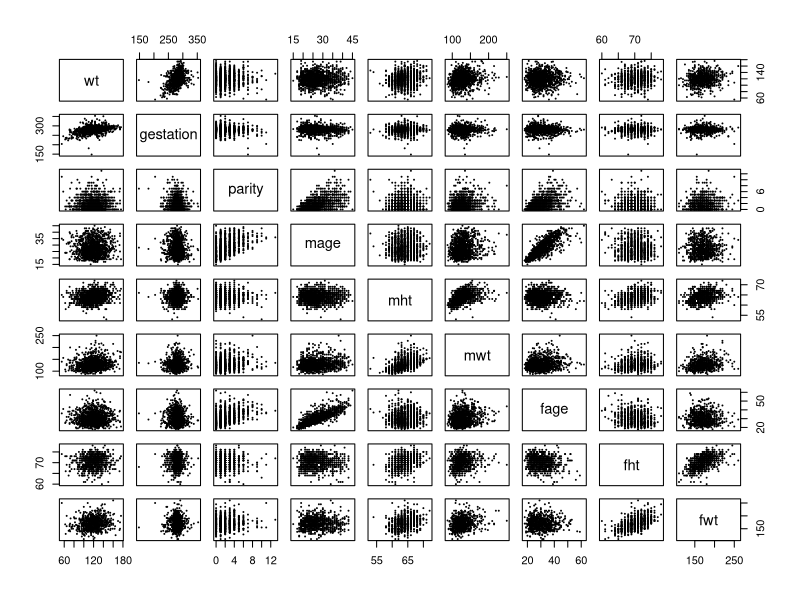
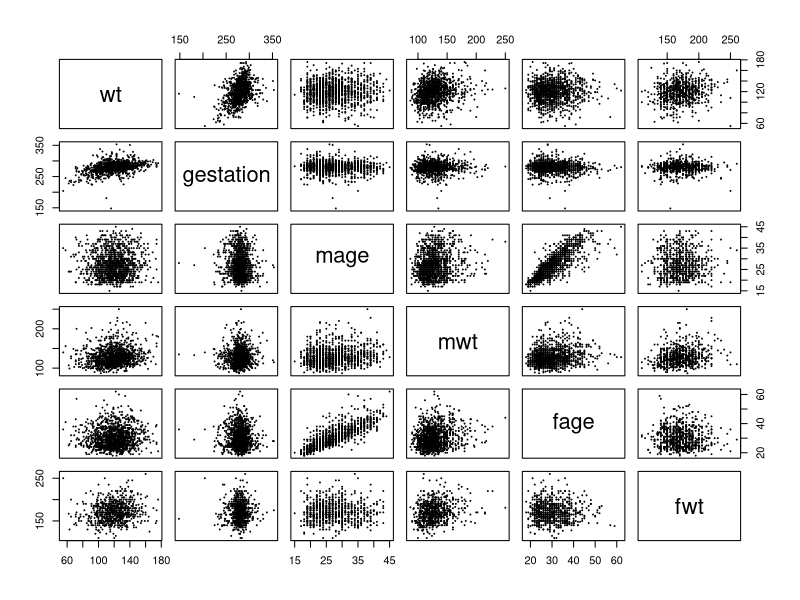
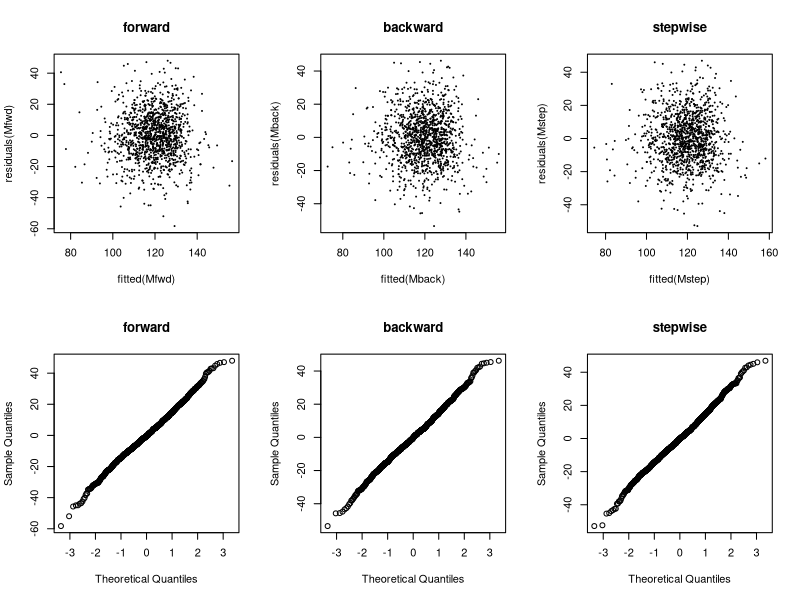
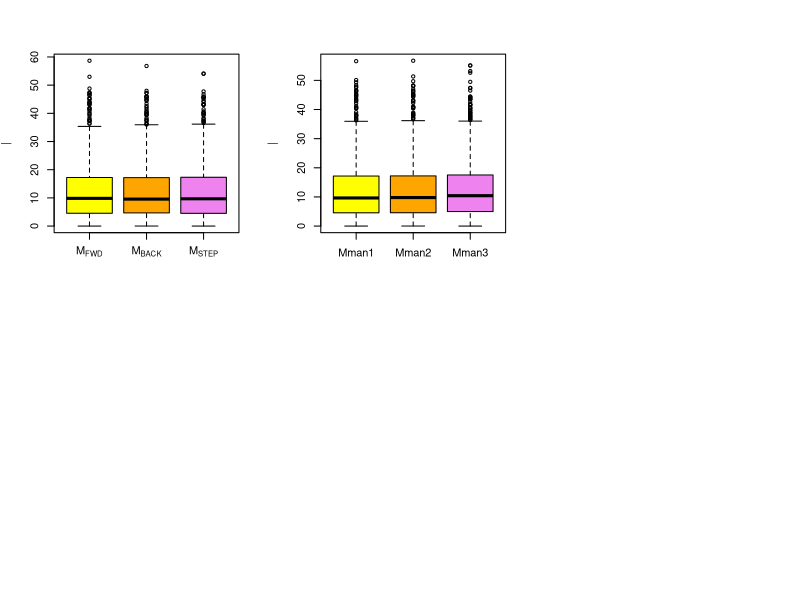
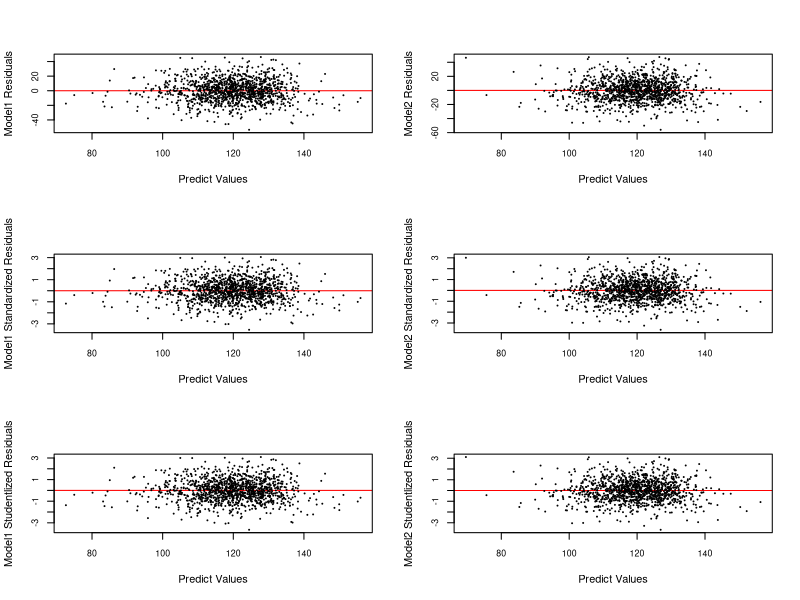
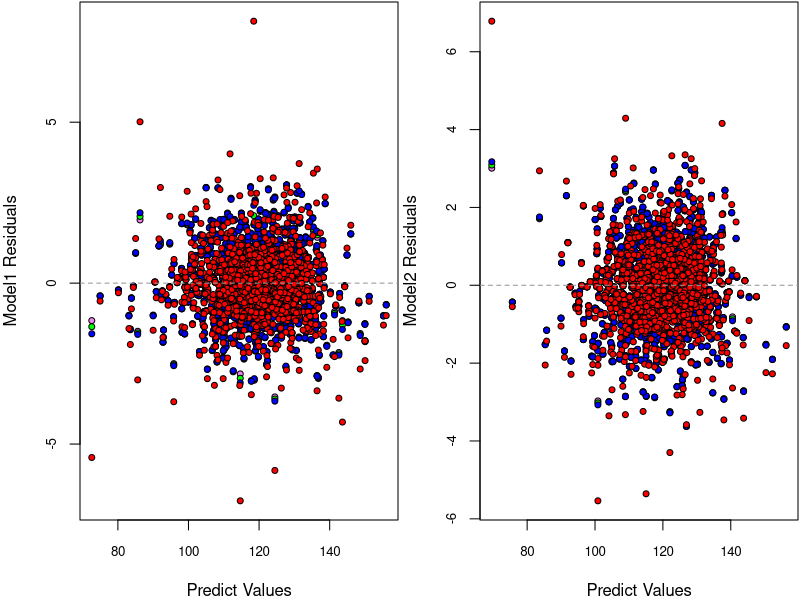
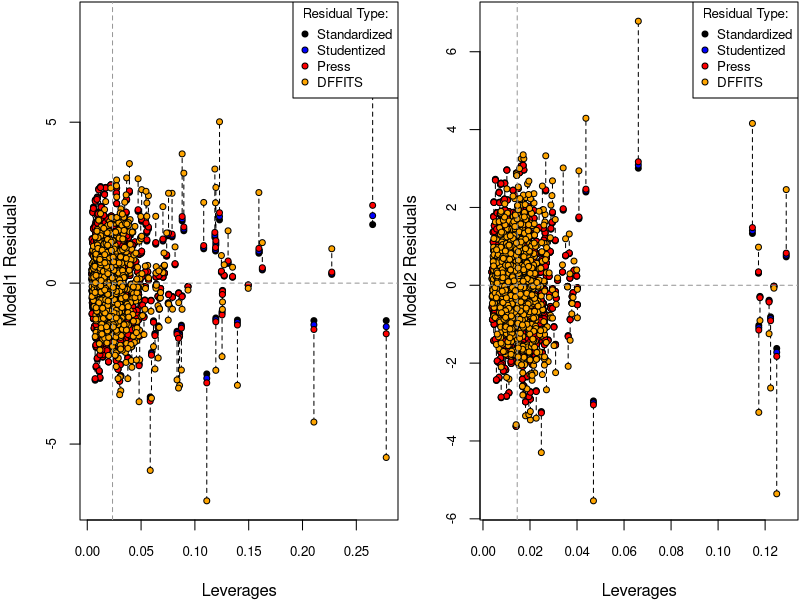
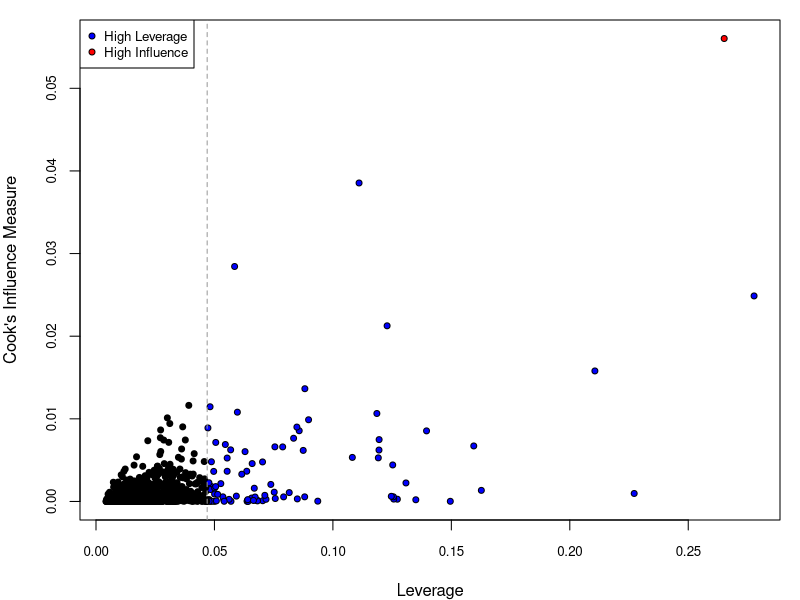

Write the R code that produced these figures, in order.
## ---- chunk 1
library(mice)
## ---- chunk 2
# data input 
chds_births <- read.csv(file = "chds_births.csv")
summary(chds_births) # first look of the data
## ---- chunk 3

# standardize the category variable marital
chds_births$marital[!chds_births$marital %in% c(1:5)] = NA

# standardize the category variable meth
chds_births$meth[chds_births$meth %in% c(0,1,2,3,4,5)] = 0
chds_births$meth[chds_births$meth %in% c(6)] = 1
chds_births$meth[chds_births$meth %in% c(7)] = 2
chds_births$meth[chds_births$meth %in% c(8)] = 3
chds_births$meth[chds_births$meth %in% c(9)] = 4
chds_births$meth[chds_births$meth %in% c(10)] = 5

# standardize the category variable feth
chds_births$feth[chds_births$feth %in% c(0,1,2,3,4,5)] = 0
chds_births$feth[chds_births$feth %in% c(6)] = 1
chds_births$feth[chds_births$feth %in% c(7)] = 2
chds_births$feth[chds_births$feth %in% c(8)] = 3
chds_births$feth[chds_births$feth %in% c(9)] = 4
chds_births$feth[chds_births$feth %in% c(10)] = 5

# change all category variables to factor instead of continues variables
chds_births$meth <- as.factor(chds_births$meth)
chds_births$med <- as.factor(chds_births$med)
chds_births$feth <- as.factor(chds_births$feth)
chds_births$fed <- as.factor(chds_births$fed)
chds_births$marital <- as.factor(chds_births$marital)
chds_births$smoke <- as.factor(chds_births$smoke)
chds_births$time <- as.factor(chds_births$time)
chds_births$number <- as.factor(chds_births$number)
## ---- chunk 4
# remove the NA by mice which method is sample
births_mice <- mice(chds_births, method = "sample", seed = 1)
births_clean <- complete(births_mice)
## ---- chunk 5
anyNA(births_clean) #check the NA after removement
## ---- chunk 6
 # since we operate by levels of the factor, for 
 # factor '0' it will be position '1' in levels

# category variable: meth
levels(births_clean$meth)
levels(births_clean$meth)[1] <- "Caucasian"
levels(births_clean$meth)[3] <- "African-American"
levels(births_clean$meth)[c(2,4,5,6)]<- "others"

# category variable: med
levels(births_clean$med)[2] <- "middle-school"
levels(births_clean$med)[3] <- "high-school"
levels(births_clean$med)[5] <- "high-school + some college"
levels(births_clean$med)[6] <- "college graduate"
levels(births_clean$med)[c(1,4,7,8)]<- "others"

# category variable: feth
levels(births_clean$feth)
levels(births_clean$feth)[1] <- "Caucasian"
levels(births_clean$feth)[3] <- "African-American"
levels(births_clean$feth)[c(2,4,5,6)]<- "others"

# category variable: fed
levels(births_clean$fed)[2] <- "middle-school"
levels(births_clean$fed)[3] <- "high-school"
levels(births_clean$fed)[5] <- "high-school + some college"
levels(births_clean$fed)[6] <- "college graduate"
levels(births_clean$fed)[c(1,4,7,8)]<- "others"

# category variable: marital
levels(births_clean$marital)[1] <- "married"
levels(births_clean$marital)[c(2,3,4,5)] <- "others"

# delete smoke 
births_clean$smoke = NULL

# category variable: time
levels(births_clean$time)[1] <- "never smoked"
levels(births_clean$time)[2] <- "still smokes"
levels(births_clean$time)[c(3,4,5,6,7,8,9,10)] <- "others"

# category variable: number
levels(births_clean$number)[1] <- "never smoked"
levels(births_clean$number)[2] <- "1-4"
levels(births_clean$number)[3] <- "5-9"
levels(births_clean$number)[6] <- "20-29"
levels(births_clean$number)[c(4,5,7,8,9,10)] <- "others"

#summary of new data
summary(births_clean)
## ---- chunk 7
# pairplot for continues data
pairs(~wt + gestation + parity + mage + mht + mwt + fage + fht + fwt,cex = .05,  data = chds_births)
## ---- chunk 8
pairs(~wt + gestation + mage + mwt + fage + fwt,cex = .05,  data = chds_births) # detailed pairplots
## ---- chunk 9
M0 <- lm(wt ~ 1, data = births_clean) # initial model
Mmax <- lm(wt ~ (.)^2 , data = births_clean) # full model
Mstart <- lm(wt ~ ., data = births_clean) #start model

# detect coefficients which are NAs
beta.max <- coef(Mmax)
names(beta.max)[is.na(beta.max)]
anyNA(coef(Mmax))
## ---- chunk 10
Mmax <- lm(wt ~ (. -marital -fed -feth -number -time - meth -med)^2 
           +marital + fed +feth +number +time + meth +med , data = births_clean) # Revised max model
Mstart <- lm(wt ~ ., data = births_clean) #start model
anyNA(coef(Mmax)) # detect coefficients which are NAs
## ---- chunk 11
# Forward selection
invisible(Mfwd <- step(object = M0,
               scope = list(lower = M0, upper = Mmax),
               direction = "forward", trace = FALSE))
## ---- chunk 12
# Backward elimination selection
Mback <- step(object = Mmax, 
              scope = list(lower = M0, upper = Mmax),
              direction = "backward", trace = FALSE)
## ---- chunk 13
# Stepwise selection
Mstep <- step(object = Mstart,
              scope = list(lower = M0, upper = Mmax),
              direction = "both", trace = FALSE)
## ---- chunk 14
c(fwd = length(coef(Mfwd)), back = length(coef(Mback)), step = length(coef(Mstep)))
Mfwd$call
Mback$call
Mstep$call
## ---- chunk 15
par(mfrow=c(2,3))
plot(fitted(Mfwd), residuals(Mfwd), main="forward", cex = .2)
plot(fitted(Mback), residuals(Mback), main="backward", cex = .2)
plot(fitted(Mstep), residuals(Mstep), main="stepwise", cex =.2)
qqnorm(residuals(Mfwd), main="forward")
qqnorm(residuals(Mback), main="backward")
qqnorm(residuals(Mstep), main="stepwise")
## ---- chunk 16
M1 <- Mfwd
M2 <- Mback
M3 <- Mstep
Mnames <- expression(M[FWD], M[BACK], M[STEP])

# press for 3 automated models
press1 <- resid(M1)/(1-hatvalues(M1))
press2 <- resid(M2)/(1-hatvalues(M2))
press3 <- resid(M3)/(1-hatvalues(M3))
PRESS = c(sum(press1^2), sum(press2^2), sum(press3^2))

# R^2 for 3 automated models
r_square1 <- summary(Mfwd)$r.squared
r_square2 <- summary(Mback)$r.squared
r_square3 <- summary(Mstep)$r.squared
R_Squared <- c(r_square1,r_square2,r_square3)

# Adjusted R^2 for 3 automated models
r_adj_square1 <- summary(M1)$adj.r.squared
r_adj_square2 <- summary(M2)$adj.r.squared
r_adj_square3 <- summary(M3)$adj.r.squared
R_adj_Squared <- c(r_adj_square1,r_adj_square2,r_adj_square3)

# AIC for 3 automated models
AIC1 <- AIC(M1)
AIC2 <- AIC(M2)
AIC3 <- AIC(M3)
AIC = c(AIC1,AIC2,AIC3)

# display results
disp <- rbind(AIC,PRESS,R_Squared,R_adj_Squared)
colnames(disp) <- Mnames
disp

#plot PRESS statistics
boxplot(x = list(abs(press1),abs(press2),abs(press3)), names = Mnames,
        ylab = expression("|", PRESS[i], "|"),col = c("yellow","orange","violet"))
              
              
## ---- chunk 17
Mman1 <- lm(formula = wt ~ gestation + parity + meth + mage + mht + mwt + 
    fht + fwt + income + time + number,  data = births_clean)
Mman2 <- lm(formula = wt ~ gestation + parity + mage + mht + mwt + fage + 
    fht + fwt + income + number + time + meth,  data = births_clean)
Mman3 <- lm(formula = wt ~ gestation + mage + fage  + time + number + meth + feth, 
            data = births_clean)
## ---- chunk 18
Mnames <- expression(Mman1, Mman2, Mman3)
# press for 3 manual models
press1 <- resid(Mman1)/(1-hatvalues(Mman1))
press2 <- resid(Mman2)/(1-hatvalues(Mman2))
press3 <- resid(Mman3)/(1-hatvalues(Mman3))
PRESS = c(sum(press1^2), sum(press2^2), sum(press3^2))

# R^2 for 3 manual models
r_square1 <- summary(Mman1)$r.squared
r_square2 <- summary(Mman2)$r.squared
r_square3 <- summary(Mman3)$r.squared
R_Squared <- c(r_square1,r_square2,r_square3)

# Adjusted R^2 for 3 manual models
r_adj_square1 <- summary(Mman1)$adj.r.squared
r_adj_square2 <- summary(Mman2)$adj.r.squared
r_adj_square3 <- summary(Mman3)$adj.r.squared
R_adj_Squared <- c(r_adj_square1,r_adj_square2,r_adj_square3)


# AIC for 3 manual models
AIC1 <- AIC(Mman1)
AIC2 <- AIC(Mman2)
AIC3 <- AIC(Mman3)
AIC = c(AIC1,AIC2,AIC3)

# display results
disp <- rbind(AIC,PRESS,R_Squared,R_adj_Squared)
colnames(disp) <- Mnames
disp

#plot PRESS statistics
boxplot(x = list(abs(press1),abs(press2),abs(press3)), names = Mnames,
        ylab = expression("|", PRESS[i], "|"),col = c("yellow","orange","violet"))
## ---- chunk 19
Model1 <- Mback
Model2 <- Mman2

h1 <- hatvalues(Model1) # hat matrix for model1 
h2 <- hatvalues(Model2) # hat matrix for model2 

y1.hat <- predict(Model1) # predicted values for model1 
y2.hat <- predict(Model2) # predicted values for model2
## ---- chunk 20
Re1 <- residuals(Model1) # Residual for model1
Re2 <- residuals(Model2) # Residual for model2

StanRe1 <- Re1/sigma(Model1) # Standard Residual for model1
StanRe2 <- Re2/sigma(Model2) # Standard Residual for model2

StudRe1 <- StanRe1 / sqrt(1-hatvalues(Model1)) # Studentized Residual for model1
StudRe2 <- StanRe2 / sqrt(1-hatvalues(Model2)) # Studentized Residual for model2


par(mfrow=c(3,2))
## Residual plots
plot(predict(Model1), Re1, xlab = "Predict Values", ylab = "Model1 Residuals", cex.axis = .8, cex = .2,
     abline(h = mean(Re1), col = "red"))
plot(predict(Model2), Re2, xlab = "Predict Values", ylab = "Model2 Residuals", cex.axis = .8, cex = .2,
     abline(h = mean(Re2), col = "red"))

## Standlized residual plots
plot(predict(Model1), StanRe1, xlab = "Predict Values", ylab = "Model1 Standardized Residuals", cex.axis = .8,
     cex = .2, abline(h = mean(StanRe1), col = "red"))
plot(predict(Model2), StanRe2, xlab = "Predict Values", ylab = "Model2 Standardized Residuals", cex.axis = .8,
     cex = .2, abline(h = mean(StanRe2), col = "red"))

## Studentlized residuals plots
plot(predict(Model1), StudRe1, xlab = "Predict Values", ylab = "Model1 Studentlized Residuals", cex.axis = .8,
     cex = .2, abline(h = mean(StudRe1), col = "red"))
plot(predict(Model2), StudRe2, xlab = "Predict Values", ylab = "Model2 Studentlized Residuals", cex.axis = .8,
     cex = .2, abline(h = mean(StudRe2), col = "red"))
## ---- chunk 21
press_model1 <- Re1/(1 - hatvalues(Model1)) #press for model1
press_model2 <- Re2/(1 - hatvalues(Model2)) #press for model2
## ---- chunk 22
dfts1 <- dffits(Model1) #DFFITS for model1
dfts2 <- dffits(Model2) #DFFITS for model2
## ---- chunk 23
# standlize each of these
p1 <- length(coef(Model1))
n1 <- nobs(Model1)
hbar1 <- p1/n1
StudRe1.stan <- StudRe1 * sqrt(1-hbar1)
press_model1.stan <- press_model1*(1-hbar1)/sigma(Model1)
dfts1.stan <- dfts1*(1-hbar1)/sqrt(hbar1)


# plots all 
par(mfrow = c(1,2), mar = c(4,4,.1,.1))
plot(predict(Model1), rep(0, length(predict(Model1))),
     type = "n",
     ylim = range(StanRe1,StudRe1.stan,dfts1.stan,press_model1.stan),
     xlab = "Predict Values", 
     ylab = "Model1 Residuals", 
     cex.axis = .8)
segments(x0 = h1,
        y0 = pmin(StanRe1, StudRe1.stan, press_model1.stan, dfts1.stan),
        y1 = pmax(StanRe1, StudRe1.stan, press_model1.stan, dfts1.stan),
        lty = 2)
points(predict(Model1), StanRe1, pch = 21, bg = "violet", cex = .8)
points(predict(Model1), StudRe1.stan, pch = 21, bg = "green", cex = .8)
points(predict(Model1), press_model1.stan, pch = 21, bg = "blue", cex = .8)
points(predict(Model1), dfts1.stan, pch = 21, bg = "red", cex = .8)
abline(h = 0, col = "grey60", lty =2) #horizontal line

## model2
# standlize each of these
p2 <- length(coef(Model2))
n2 <- nobs(Model2)
hbar2 <- p2/n2
StudRe2.stan <- StudRe2 * sqrt(1-hbar2)
press_model2.stan <- press_model2*(1-hbar2)/sigma(Model2)
dfts2.stan <- dfts2*(1-hbar2)/sqrt(hbar2)

# plots all 
plot(predict(Model2), rep(0, length(predict(Model2))),
     type = "n",
     ylim = range(StanRe2,StudRe2.stan,dfts2.stan,press_model2.stan),
     xlab = "Predict Values", 
     ylab = "Model2 Residuals", 
     cex.axis = .8)
segments(x0 = h2,
        y0 = pmin(StanRe2, StudRe2.stan, press_model2.stan, dfts2.stan),
        y1 = pmax(StanRe2, StudRe2.stan, press_model2.stan, dfts2.stan),
        lty = 2)
points(predict(Model2), StanRe2, pch = 21, bg = "violet", cex = .8)
points(predict(Model2), StudRe2.stan, pch = 21, bg = "green", cex = .8)
points(predict(Model2), press_model2.stan, pch = 21, bg = "blue", cex = .8)
points(predict(Model2), dfts2.stan, pch = 21, bg = "red", cex = .8)
abline(h = 0, col = "grey60", lty =2) #horizontal line



# plots Residuals vs Leverages
# model1
plot(h1, rep(0, length(y1.hat)), type = "n", cex.axis = .8, 
     ylim = range(StanRe1, StudRe1.stan, press_model1.stan, dfts1.stan),
     xlab = "Leverages", ylab = "Model1 Residuals")
segments(x0 = h1,
        y0 = pmin(StanRe1, StudRe1.stan, press_model1.stan, dfts1.stan),
        y1 = pmax(StanRe1, StudRe1.stan, press_model1.stan, dfts1.stan),
        lty = 2)
points(h1, StanRe1, pch = 21, bg = "black", cex =.8)
points(h1, StudRe1.stan, pch = 21, bg = "blue", cex =.8)
points(h1,press_model1.stan, pch = 21, bg = "red", cex = .8)
points(h1,dfts1.stan, pch = 21, bg = "orange", cex = .8)
abline(v = hbar1, col = "grey60", lty = 2)
abline(h = 0, col = "grey60", lty =2) #horizontal line
legend("topright",legend = c("Standardized", "Studentized","Press","DFFITS"), pch = 21, pt.bg = c("black", "blue", "red", "orange"), title = "Residual Type:", cex = .8, pt.cex =.8)

# model2
plot(h2, rep(0, length(y2.hat)), type = "n", cex.axis = .8, 
     ylim = range(StanRe2, StudRe2.stan, press_model2.stan, dfts2.stan),
     xlab = "Leverages", ylab = "Model2 Residuals")
segments(x0 = h2,
        y0 = pmin(StanRe2, StudRe2.stan, press_model2.stan, dfts2.stan),
        y1 = pmax(StanRe2, StudRe2.stan, press_model2.stan, dfts2.stan),
        lty = 2)
points(h2, StanRe2, pch = 21, bg = "black", cex =.8)
points(h2, StudRe2.stan, pch = 21, bg = "blue", cex =.8)
points(h2,press_model2.stan, pch = 21, bg = "red", cex = .8)
points(h2,dfts2.stan, pch = 21, bg = "orange", cex = .8)
abline(v = hbar2, col = "grey60", lty = 2)
abline(h = 0, col = "grey60", lty =2) #horizontal line
legend("topright",legend = c("Standardized", "Studentized","Press","DFFITS"), pch = 21, pt.bg = c("black", "blue", "red", "orange"), title = "Residual Type:", cex = .8, pt.cex =.8)   
## ---- chunk 24
# compute leverage

h1 <- hatvalues(Model1)
h2 <- hatvalues(Model2)

D1 <- cooks.distance(Model1)
D2 <- cooks.distance(Model2)

infl1.ind <- which.max(D1)
infl2.ind <- which.max(D2)

lev1.ind <- h1 > 2*hbar1
lev2.ind <- h2 > 2*hbar2

clrs <- rep("black", len = nobs(Model1))
clrs[lev1.ind] <- "blue"
clrs[infl1.ind] <-"red"
par(mfrow = c(1,1), mar = c(4,4,1,1))
cex <- .8
plot(h1,D1,xlab = "Leverage", ylab = "Cook's Influence Measure", pch = 21, bg = clrs, cex = cex, cex.axis = cex)
abline(v = 2*hbar1, col = "grey60", lty = 2)
legend("topleft", legend = c("High Leverage", "High Influence"), pch = 21, pt.bg = c("blue", "red"),cex = cex, pt.cex = cex)

clrs <- rep("black", len = nobs(Model1))
clrs[lev2.ind] <- "blue"
clrs[infl2.ind] <-"red"
par(mfrow = c(1,1), mar = c(4,4,1,1))
cex <- .8
plot(h2,D2,xlab = "Leverage", ylab = "Cook's Influence Measure", pch = 21, bg = clrs, cex = cex, cex.axis = cex)
abline(v = 2*hbar2, col = "grey60", lty = 2)
legend("topleft", legend = c("High Leverage", "High Influence"), pch = 21, pt.bg = c("blue", "red"),cex = cex, pt.cex = cex)

## ---- chunk 25
plot(predict(Model1), resid(Model1))
entry1 <- which.max(abs(resid(Model1)))
entry1
## ---- chunk 26
M1 <- Model1
M2 <- Model2
Mnames_new <- expression(M[Candidate1],M[Candidate2])
# Cross-validation setup
nreps <- 2e3 # number of replications
ntot <- nrow(births_clean) # total number of observations
ntrain <- floor(0.7 * ntot) # size of training set
ntest <- ntot-ntrain # size of test set
mspe1 <- rep(NA, nreps) # sum-of-square errors for each CV replication
mspe2 <- rep(NA, nreps)
logLambda <- rep(NA, nreps) # log-likelihod ratio statistic for each replication
for(ii in 1:nreps) {
  # randomly select training observations
  train.ind <- sample(ntot, ntrain) # training observations
  # refit the models on the subset of training data; ?update for details!
  M1.cv <- update(M1, subset = train.ind)
  M2.cv <- update(M2, subset = train.ind)
  # out-of-sample residuals for both models
  # that is, testing data - predictions with training parameters
  M1.res <- births_clean$wt[-train.ind] -
            predict(M1.cv, newdata = births_clean[-train.ind,])
  M2.res <- births_clean$wt[-train.ind] -
            predict(M2.cv, newdata = births_clean[-train.ind,])
  # mean-square prediction errors
  mspe1[ii] <- mean(M1.res^2)
  mspe2[ii] <- mean(M2.res^2)
  # out-of-sample likelihood ratio
  M1.sigma <- sqrt(sum(resid(M1.cv)^2)/ntrain) # MLE of sigma
  M2.sigma <- sqrt(sum(resid(M2.cv)^2)/ntrain)
  # since res = y - pred, dnorm(y, pred, sd) = dnorm(res, 0, sd)
  logLambda[ii] <- sum(dnorm(M1.res, mean = 0, sd = M1.sigma, log = TRUE))
  logLambda[ii] <- logLambda[ii] -
                   sum(dnorm(M2.res, mean = 0, sd = M2.sigma, log = TRUE))
}
# plot rMSPE and out-of-sample log
par(mfrow = c(1,2))
par(mar = c(4.5, 4.5, .1, .1))
boxplot(x = list(sqrt(mspe1), sqrt(mspe2)), 
        names = Mnames_new, cex = .7,
        ylab = expression(sqrt(MSPE)), col = c("yellow", "orange"))
hist(logLambda, breaks = 50, freq = FALSE,
     xlab = expression(Lambda^{test}),
     main = "", cex = .7)
abline(v = mean(logLambda), col = "red") # average value
## ---- chunk 27

library(mice)

# data input 
chds_births <- read.csv(file = "chds_births.csv")
summary(chds_births) # first look of the data


# standardize the category variable marital
chds_births$marital[!chds_births$marital %in% c(1:5)] = NA

# standardize the category variable meth
chds_births$meth[chds_births$meth %in% c(0,1,2,3,4,5)] = 0
chds_births$meth[chds_births$meth %in% c(6)] = 1
chds_births$meth[chds_births$meth %in% c(7)] = 2
chds_births$meth[chds_births$meth %in% c(8)] = 3
chds_births$meth[chds_births$meth %in% c(9)] = 4
chds_births$meth[chds_births$meth %in% c(10)] = 5

# standardize the category variable feth
chds_births$feth[chds_births$feth %in% c(0,1,2,3,4,5)] = 0
chds_births$feth[chds_births$feth %in% c(6)] = 1
chds_births$feth[chds_births$feth %in% c(7)] = 2
chds_births$feth[chds_births$feth %in% c(8)] = 3
chds_births$feth[chds_births$feth %in% c(9)] = 4
chds_births$feth[chds_births$feth %in% c(10)] = 5

# change all category variables to factor instead of continues variables
chds_births$meth <- as.factor(chds_births$meth)
chds_births$med <- as.factor(chds_births$med)
chds_births$feth <- as.factor(chds_births$feth)
chds_births$fed <- as.factor(chds_births$fed)
chds_births$marital <- as.factor(chds_births$marital)
chds_births$smoke <- as.factor(chds_births$smoke)
chds_births$time <- as.factor(chds_births$time)
chds_births$number <- as.factor(chds_births$number)

# remove the NA by mice which method is sample
births_mice <- mice(chds_births, method = "sample", seed = 1)
births_clean <- complete(births_mice)

anyNA(births_clean) #check the NA after removement

 # since we operate by levels of the factor, for 
 # factor '0' it will be position '1' in levels

# category variable: meth
levels(births_clean$meth)
levels(births_clean$meth)[1] <- "Caucasian"
levels(births_clean$meth)[3] <- "African-American"
levels(births_clean$meth)[c(2,4,5,6)]<- "others"

# category variable: med
levels(births_clean$med)[2] <- "middle-school"
levels(births_clean$med)[3] <- "high-school"
levels(births_clean$med)[5] <- "high-school + some college"
levels(births_clean$med)[6] <- "college graduate"
levels(births_clean$med)[c(1,4,7,8)]<- "others"

# category variable: feth
levels(births_clean$feth)
levels(births_clean$feth)[1] <- "Caucasian"
levels(births_clean$feth)[3] <- "African-American"
levels(births_clean$feth)[c(2,4,5,6)]<- "others"

# category variable: fed
levels(births_clean$fed)[2] <- "middle-school"
levels(births_clean$fed)[3] <- "high-school"
levels(births_clean$fed)[5] <- "high-school + some college"
levels(births_clean$fed)[6] <- "college graduate"
levels(births_clean$fed)[c(1,4,7,8)]<- "others"

# category variable: marital
levels(births_clean$marital)[1] <- "married"
levels(births_clean$marital)[c(2,3,4,5)] <- "others"

# delete smoke 
births_clean$smoke = NULL

# category variable: time
levels(births_clean$time)[1] <- "never smoked"
levels(births_clean$time)[2] <- "still smokes"
levels(births_clean$time)[c(3,4,5,6,7,8,9,10)] <- "others"

# category variable: number
levels(births_clean$number)[1] <- "never smoked"
levels(births_clean$number)[2] <- "1-4"
levels(births_clean$number)[3] <- "5-9"
levels(births_clean$number)[6] <- "20-29"
levels(births_clean$number)[c(4,5,7,8,9,10)] <- "others"

#summary of new data
summary(births_clean)

# pairplot for continues data
pairs(~wt + gestation + parity + mage + mht + mwt + fage + fht + fwt,cex = .05,  data = chds_births)

pairs(~wt + gestation + mage + mwt + fage + fwt,cex = .05,  data = chds_births) # detailed pairplots

M0 <- lm(wt ~ 1, data = births_clean) # initial model
Mmax <- lm(wt ~ (.)^2 , data = births_clean) # full model
Mstart <- lm(wt ~ ., data = births_clean) #start model

# detect coefficients which are NAs
beta.max <- coef(Mmax)
names(beta.max)[is.na(beta.max)]
anyNA(coef(Mmax))

Mmax <- lm(wt ~ (. -marital -fed -feth -number -time - meth -med)^2 
           +marital + fed +feth +number +time + meth +med , data = births_clean) # Revised max model
Mstart <- lm(wt ~ ., data = births_clean) #start model
anyNA(coef(Mmax)) # detect coefficients which are NAs

# Forward selection
invisible(Mfwd <- step(object = M0,
               scope = list(lower = M0, upper = Mmax),
               direction = "forward", trace = FALSE))

# Backward elimination selection
Mback <- step(object = Mmax, 
              scope = list(lower = M0, upper = Mmax),
              direction = "backward", trace = FALSE)

# Stepwise selection
Mstep <- step(object = Mstart,
              scope = list(lower = M0, upper = Mmax),
              direction = "both", trace = FALSE)

c(fwd = length(coef(Mfwd)), back = length(coef(Mback)), step = length(coef(Mstep)))
Mfwd$call
Mback$call
Mstep$call

par(mfrow=c(2,3))
plot(fitted(Mfwd), residuals(Mfwd), main="forward", cex = .2)
plot(fitted(Mback), residuals(Mback), main="backward", cex = .2)
plot(fitted(Mstep), residuals(Mstep), main="stepwise", cex =.2)
qqnorm(residuals(Mfwd), main="forward")
qqnorm(residuals(Mback), main="backward")
qqnorm(residuals(Mstep), main="stepwise")

M1 <- Mfwd
M2 <- Mback
M3 <- Mstep
Mnames <- expression(M[FWD], M[BACK], M[STEP])

# press for 3 automated models
press1 <- resid(M1)/(1-hatvalues(M1))
press2 <- resid(M2)/(1-hatvalues(M2))
press3 <- resid(M3)/(1-hatvalues(M3))
PRESS = c(sum(press1^2), sum(press2^2), sum(press3^2))

# R^2 for 3 automated models
r_square1 <- summary(Mfwd)$r.squared
r_square2 <- summary(Mback)$r.squared
r_square3 <- summary(Mstep)$r.squared
R_Squared <- c(r_square1,r_square2,r_square3)

# Adjusted R^2 for 3 automated models
r_adj_square1 <- summary(M1)$adj.r.squared
r_adj_square2 <- summary(M2)$adj.r.squared
r_adj_square3 <- summary(M3)$adj.r.squared
R_adj_Squared <- c(r_adj_square1,r_adj_square2,r_adj_square3)

# AIC for 3 automated models
AIC1 <- AIC(M1)
AIC2 <- AIC(M2)
AIC3 <- AIC(M3)
AIC = c(AIC1,AIC2,AIC3)

# display results
disp <- rbind(AIC,PRESS,R_Squared,R_adj_Squared)
colnames(disp) <- Mnames
disp

#plot PRESS statistics
boxplot(x = list(abs(press1),abs(press2),abs(press3)), names = Mnames,
        ylab = expression("|", PRESS[i], "|"),col = c("yellow","orange","violet"))

Mman1 <- lm(formula = wt ~ gestation + parity + meth + mage + mht + mwt + 
    fht + fwt + income + time + number,  data = births_clean)
Mman2 <- lm(formula = wt ~ gestation + parity + mage + mht + mwt + fage + 
    fht + fwt + income + number + time + meth,  data = births_clean)
Mman3 <- lm(formula = wt ~ gestation + mage + fage  + time + number + meth + feth, 
            data = births_clean)

Mnames <- expression(Mman1, Mman2, Mman3)
# press for 3 manual models
press1 <- resid(Mman1)/(1-hatvalues(Mman1))
press2 <- resid(Mman2)/(1-hatvalues(Mman2))
press3 <- resid(Mman3)/(1-hatvalues(Mman3))
PRESS = c(sum(press1^2), sum(press2^2), sum(press3^2))

# R^2 for 3 manual models
r_square1 <- summary(Mman1)$r.squared
r_square2 <- summary(Mman2)$r.squared
r_square3 <- summary(Mman3)$r.squared
R_Squared <- c(r_square1,r_square2,r_square3)

# Adjusted R^2 for 3 manual models
r_adj_square1 <- summary(Mman1)$adj.r.squared
r_adj_square2 <- summary(Mman2)$adj.r.squared
r_adj_square3 <- summary(Mman3)$adj.r.squared
R_adj_Squared <- c(r_adj_square1,r_adj_square2,r_adj_square3)


# AIC for 3 manual models
AIC1 <- AIC(Mman1)
AIC2 <- AIC(Mman2)
AIC3 <- AIC(Mman3)
AIC = c(AIC1,AIC2,AIC3)

# display results
disp <- rbind(AIC,PRESS,R_Squared,R_adj_Squared)
colnames(disp) <- Mnames
disp

#plot PRESS statistics
boxplot(x = list(abs(press1),abs(press2),abs(press3)), names = Mnames,
        ylab = expression("|", PRESS[i], "|"),col = c("yellow","orange","violet"))

Model1 <- Mback
Model2 <- Mman2

h1 <- hatvalues(Model1) # hat matrix for model1 
h2 <- hatvalues(Model2) # hat matrix for model2 

y1.hat <- predict(Model1) # predicted values for model1 
y2.hat <- predict(Model2) # predicted values for model2

Re1 <- residuals(Model1) # Residual for model1
Re2 <- residuals(Model2) # Residual for model2

StanRe1 <- Re1/sigma(Model1) # Standard Residual for model1
StanRe2 <- Re2/sigma(Model2) # Standard Residual for model2

StudRe1 <- StanRe1 / sqrt(1-hatvalues(Model1)) # Studentized Residual for model1
StudRe2 <- StanRe2 / sqrt(1-hatvalues(Model2)) # Studentized Residual for model2


par(mfrow=c(3,2))
## Residual plots
plot(predict(Model1), Re1, xlab = "Predict Values", ylab = "Model1 Residuals", cex.axis = .8, cex = .2,
     abline(h = mean(Re1), col = "red"))
plot(predict(Model2), Re2, xlab = "Predict Values", ylab = "Model2 Residuals", cex.axis = .8, cex = .2,
     abline(h = mean(Re2), col = "red"))

## Standlized residual plots
plot(predict(Model1), StanRe1, xlab = "Predict Values", ylab = "Model1 Standardized Residuals", cex.axis = .8,
     cex = .2, abline(h = mean(StanRe1), col = "red"))
plot(predict(Model2), StanRe2, xlab = "Predict Values", ylab = "Model2 Standardized Residuals", cex.axis = .8,
     cex = .2, abline(h = mean(StanRe2), col = "red"))

## Studentlized residuals plots
plot(predict(Model1), StudRe1, xlab = "Predict Values", ylab = "Model1 Studentlized Residuals", cex.axis = .8,
     cex = .2, abline(h = mean(StudRe1), col = "red"))
plot(predict(Model2), StudRe2, xlab = "Predict Values", ylab = "Model2 Studentlized Residuals", cex.axis = .8,
     cex = .2, abline(h = mean(StudRe2), col = "red"))

press_model1 <- Re1/(1 - hatvalues(Model1)) #press for model1
press_model2 <- Re2/(1 - hatvalues(Model2)) #press for model2

dfts1 <- dffits(Model1) #DFFITS for model1
dfts2 <- dffits(Model2) #DFFITS for model2

# standlize each of these
p1 <- length(coef(Model1))
n1 <- nobs(Model1)
hbar1 <- p1/n1
StudRe1.stan <- StudRe1 * sqrt(1-hbar1)
press_model1.stan <- press_model1*(1-hbar1)/sigma(Model1)
dfts1.stan <- dfts1*(1-hbar1)/sqrt(hbar1)


# plots all 
par(mfrow = c(1,2), mar = c(4,4,.1,.1))
plot(predict(Model1), rep(0, length(predict(Model1))),
     type = "n",
     ylim = range(StanRe1,StudRe1.stan,dfts1.stan,press_model1.stan),
     xlab = "Predict Values", 
     ylab = "Model1 Residuals", 
     cex.axis = .8)
segments(x0 = h1,
        y0 = pmin(StanRe1, StudRe1.stan, press_model1.stan, dfts1.stan),
        y1 = pmax(StanRe1, StudRe1.stan, press_model1.stan, dfts1.stan),
        lty = 2)
points(predict(Model1), StanRe1, pch = 21, bg = "violet", cex = .8)
points(predict(Model1), StudRe1.stan, pch = 21, bg = "green", cex = .8)
points(predict(Model1), press_model1.stan, pch = 21, bg = "blue", cex = .8)
points(predict(Model1), dfts1.stan, pch = 21, bg = "red", cex = .8)
abline(h = 0, col = "grey60", lty =2) #horizontal line

## model2
# standlize each of these
p2 <- length(coef(Model2))
n2 <- nobs(Model2)
hbar2 <- p2/n2
StudRe2.stan <- StudRe2 * sqrt(1-hbar2)
press_model2.stan <- press_model2*(1-hbar2)/sigma(Model2)
dfts2.stan <- dfts2*(1-hbar2)/sqrt(hbar2)

# plots all 
plot(predict(Model2), rep(0, length(predict(Model2))),
     type = "n",
     ylim = range(StanRe2,StudRe2.stan,dfts2.stan,press_model2.stan),
     xlab = "Predict Values", 
     ylab = "Model2 Residuals", 
     cex.axis = .8)
segments(x0 = h2,
        y0 = pmin(StanRe2, StudRe2.stan, press_model2.stan, dfts2.stan),
        y1 = pmax(StanRe2, StudRe2.stan, press_model2.stan, dfts2.stan),
        lty = 2)
points(predict(Model2), StanRe2, pch = 21, bg = "violet", cex = .8)
points(predict(Model2), StudRe2.stan, pch = 21, bg = "green", cex = .8)
points(predict(Model2), press_model2.stan, pch = 21, bg = "blue", cex = .8)
points(predict(Model2), dfts2.stan, pch = 21, bg = "red", cex = .8)
abline(h = 0, col = "grey60", lty =2) #horizontal line



# plots Residuals vs Leverages
# model1
plot(h1, rep(0, length(y1.hat)), type = "n", cex.axis = .8, 
     ylim = range(StanRe1, StudRe1.stan, press_model1.stan, dfts1.stan),
     xlab = "Leverages", ylab = "Model1 Residuals")
segments(x0 = h1,
        y0 = pmin(StanRe1, StudRe1.stan, press_model1.stan, dfts1.stan),
        y1 = pmax(StanRe1, StudRe1.stan, press_model1.stan, dfts1.stan),
        lty = 2)
points(h1, StanRe1, pch = 21, bg = "black", cex =.8)
points(h1, StudRe1.stan, pch = 21, bg = "blue", cex =.8)
points(h1,press_model1.stan, pch = 21, bg = "red", cex = .8)
points(h1,dfts1.stan, pch = 21, bg = "orange", cex = .8)
abline(v = hbar1, col = "grey60", lty = 2)
abline(h = 0, col = "grey60", lty =2) #horizontal line
legend("topright",legend = c("Standardized", "Studentized","Press","DFFITS"), pch = 21, pt.bg = c("black", "blue", "red", "orange"), title = "Residual Type:", cex = .8, pt.cex =.8)

# model2
plot(h2, rep(0, length(y2.hat)), type = "n", cex.axis = .8, 
     ylim = range(StanRe2, StudRe2.stan, press_model2.stan, dfts2.stan),
     xlab = "Leverages", ylab = "Model2 Residuals")
segments(x0 = h2,
        y0 = pmin(StanRe2, StudRe2.stan, press_model2.stan, dfts2.stan),
        y1 = pmax(StanRe2, StudRe2.stan, press_model2.stan, dfts2.stan),
        lty = 2)
points(h2, StanRe2, pch = 21, bg = "black", cex =.8)
points(h2, StudRe2.stan, pch = 21, bg = "blue", cex =.8)
points(h2,press_model2.stan, pch = 21, bg = "red", cex = .8)
points(h2,dfts2.stan, pch = 21, bg = "orange", cex = .8)
abline(v = hbar2, col = "grey60", lty = 2)
abline(h = 0, col = "grey60", lty =2) #horizontal line
legend("topright",legend = c("Standardized", "Studentized","Press","DFFITS"), pch = 21, pt.bg = c("black", "blue", "red", "orange"), title = "Residual Type:", cex = .8, pt.cex =.8)   

# compute leverage

h1 <- hatvalues(Model1)
h2 <- hatvalues(Model2)

D1 <- cooks.distance(Model1)
D2 <- cooks.distance(Model2)

infl1.ind <- which.max(D1)
infl2.ind <- which.max(D2)

lev1.ind <- h1 > 2*hbar1
lev2.ind <- h2 > 2*hbar2

clrs <- rep("black", len = nobs(Model1))
clrs[lev1.ind] <- "blue"
clrs[infl1.ind] <-"red"
par(mfrow = c(1,1), mar = c(4,4,1,1))
cex <- .8
plot(h1,D1,xlab = "Leverage", ylab = "Cook's Influence Measure", pch = 21, bg = clrs, cex = cex, cex.axis = cex)
abline(v = 2*hbar1, col = "grey60", lty = 2)
legend("topleft", legend = c("High Leverage", "High Influence"), pch = 21, pt.bg = c("blue", "red"),cex = cex, pt.cex = cex)

clrs <- rep("black", len = nobs(Model1))
clrs[lev2.ind] <- "blue"
clrs[infl2.ind] <-"red"
par(mfrow = c(1,1), mar = c(4,4,1,1))
cex <- .8
plot(h2,D2,xlab = "Leverage", ylab = "Cook's Influence Measure", pch = 21, bg = clrs, cex = cex, cex.axis = cex)
abline(v = 2*hbar2, col = "grey60", lty = 2)
legend("topleft", legend = c("High Leverage", "High Influence"), pch = 21, pt.bg = c("blue", "red"),cex = cex, pt.cex = cex)

plot(predict(Model1), resid(Model1))
entry1 <- which.max(abs(resid(Model1)))

M1 <- Model1
M2 <- Model2
Mnames_new <- expression(M[Candidate1],M[Candidate2])
# Cross-validation setup
nreps <- 2e3 # number of replications
ntot <- nrow(births_clean) # total number of observations
ntrain <- floor(0.7 * ntot) # size of training set
ntest <- ntot-ntrain # size of test set
mspe1 <- rep(NA, nreps) # sum-of-square errors for each CV replication
mspe2 <- rep(NA, nreps)
logLambda <- rep(NA, nreps) # log-likelihod ratio statistic for each replication
for(ii in 1:nreps) {
  # randomly select training observations
  train.ind <- sample(ntot, ntrain) # training observations
  # refit the models on the subset of training data; ?update for details!
  M1.cv <- update(M1, subset = train.ind)
  M2.cv <- update(M2, subset = train.ind)
  # out-of-sample residuals for both models
  # that is, testing data - predictions with training parameters
  M1.res <- births_clean$wt[-train.ind] -
            predict(M1.cv, newdata = births_clean[-train.ind,])
  M2.res <- births_clean$wt[-train.ind] -
            predict(M2.cv, newdata = births_clean[-train.ind,])
  # mean-square prediction errors
  mspe1[ii] <- mean(M1.res^2)
  mspe2[ii] <- mean(M2.res^2)
  # out-of-sample likelihood ratio
  M1.sigma <- sqrt(sum(resid(M1.cv)^2)/ntrain) # MLE of sigma
  M2.sigma <- sqrt(sum(resid(M2.cv)^2)/ntrain)
  # since res = y - pred, dnorm(y, pred, sd) = dnorm(res, 0, sd)
  logLambda[ii] <- sum(dnorm(M1.res, mean = 0, sd = M1.sigma, log = TRUE))
  logLambda[ii] <- logLambda[ii] -
                   sum(dnorm(M2.res, mean = 0, sd = M2.sigma, log = TRUE))
}
# plot rMSPE and out-of-sample log
par(mfrow = c(1,2))
par(mar = c(4.5, 4.5, .1, .1))
boxplot(x = list(sqrt(mspe1), sqrt(mspe2)), 
        names = Mnames_new, cex = .7,
        ylab = expression(sqrt(MSPE)), col = c("yellow", "orange"))
hist(logLambda, breaks = 50, freq = FALSE,
     xlab = expression(Lambda^{test}),
     main = "", cex = .7)
abline(v = mean(logLambda), col = "red") # average value
